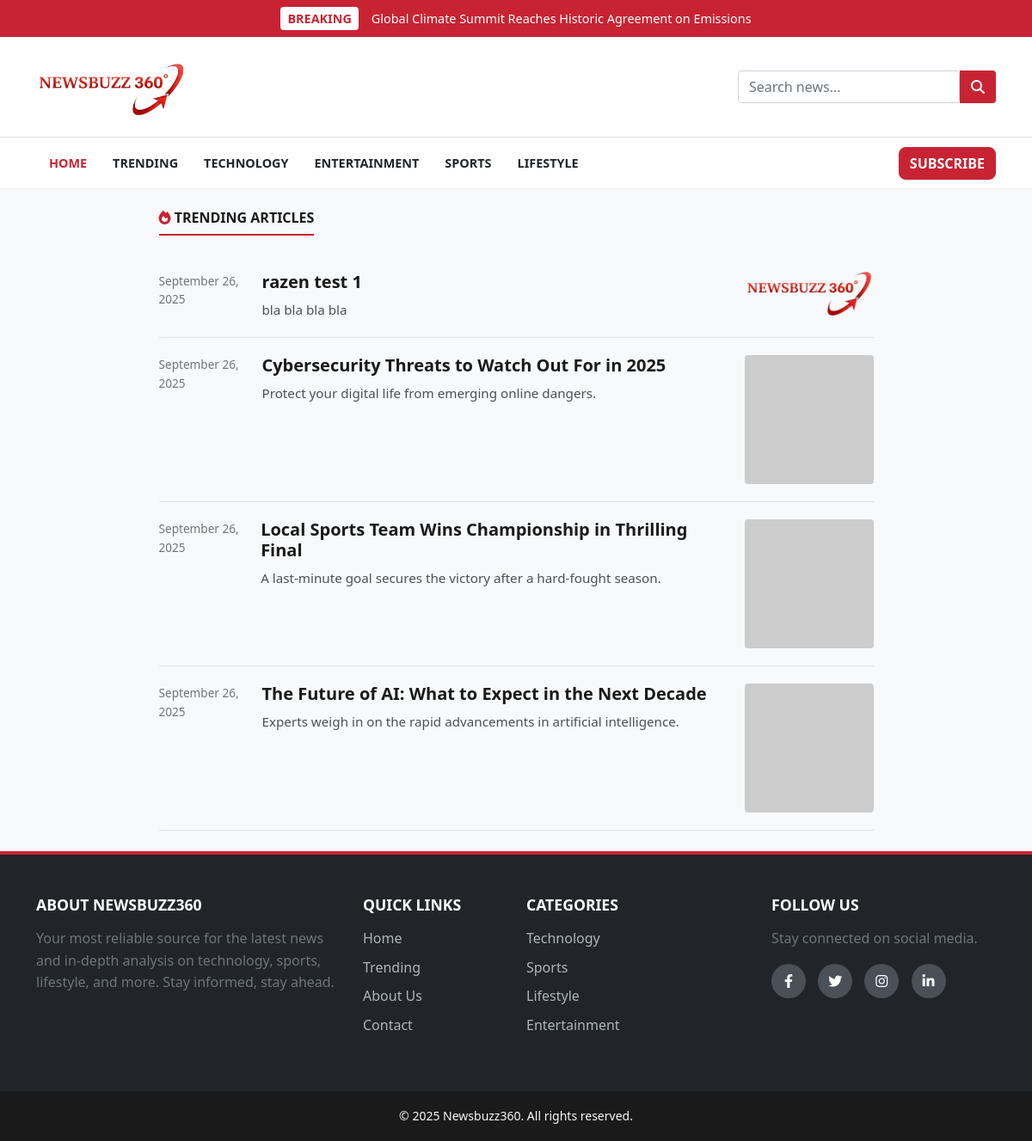
/trending, run on an earlier commit of the app's database.
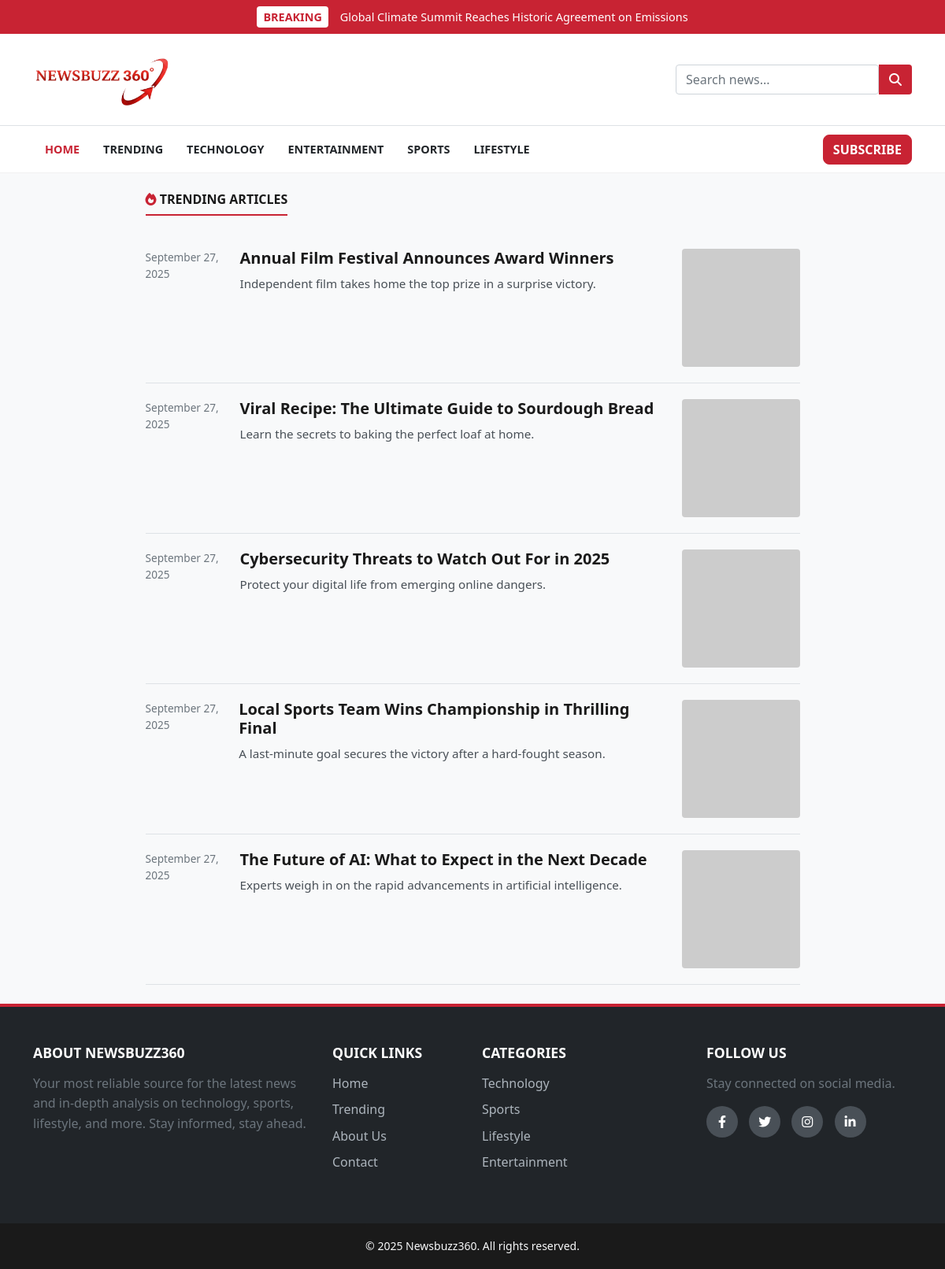
And on a later commit of the database.
### models.py (models this page shows, shortened)
class Post(db.Model):
    id = db.Column(db.Integer, primary_key=True)
    title = db.Column(db.String(100), nullable=False)
    subtitle = db.Column(db.String(150), nullable=True)
    content = db.Column(db.Text, nullable=False)
    category = db.Column(db.String(50), nullable=True)
    thumbnail = db.Column(db.String(100), nullable=True)
    featured = db.Column(db.Boolean, default=False)
    created_at = db.Column(db.DateTime, default=datetime.utcnow)

### app.py (the view)
@app.route("/trending")
def trending():
    trending_posts = Post.query.filter_by(featured=True).order_by(Post.id.desc()).all()
    return render_template("trending.html", posts=trending_posts)

### app.py (called while the page is built)
@app.template_filter('datetime')
def format_datetime(value, format='%B %d, %Y'):
    if hasattr(value, 'created_at') and value.created_at:
        return value.created_at.strftime(format)
    elif isinstance(value, datetime):
        return value.strftime(format)
    return "Recent"

@app.context_processor
def inject_categories():
    categories = db.session.query(
        Post.category,
        db.func.count(Post.id).label('count')
    ).filter(Post.category.isnot(None)).group_by(Post.category).all()
    current_year = datetime.now().year
    return dict(categories=categories, current_year=current_year)

### templates/trending.html
{% extends "base.html" %}
{% block content %}
<div class="row justify-content-center">
    <div class="col-lg-9">
        <section>
            <h2 class="section-title">
                <span><i class="fas fa-fire"></i> Trending Articles</span>
            </h2>
            {% if posts %}
                {% for post in posts %}
                <div class="news-list-item">
                    <div class="timestamp">{{ post.created_at|datetime }}</div>
                    <div class="content">
                        <h4 class="title"><a href="{{ url_for('article', id=post.id) }}">{{ post.title }}</a></h4>
                        <p class="summary">{{ post.subtitle or post.content|truncate(120) }}</p>
                    </div>
                    <div class="thumbnail">
                        <a href="{{ url_for('article', id=post.id) }}">
                             <img src="{{ url_for('static', filename='uploads/' + post.thumbnail) if post.thumbnail else 'https://via.placeholder.com/150' }}" alt="{{ post.title }}">
                        </a>
                    </div>
                </div>
                {% endfor %}
            {% else %}
                <div class="text-center py-5">
                    <h3 class="text-muted">No trending articles at the moment.</h3>
                    <p class="text-muted">Featured posts will appear here.</p>
                </div>
            {% endif %}
        </section>
    </div>
</div>
{% endblock %}

### templates/base.html (shortened to what this page needs)
<!DOCTYPE html>
<html lang="en">
<head>
    <link href="https://cdn.jsdelivr.net/npm/bootstrap@5.1.3/dist/css/bootstrap.min.css" rel="stylesheet">
    <link rel="stylesheet" href="https://cdnjs.cloudflare.com/ajax/libs/font-awesome/6.2.0/css/all.min.css">
    <link rel="stylesheet" href="{{ url_for('static', filename='style.css') }}">
</head>
<body>
    <header>
        <div id="top-breaking-bar">
            <div class="container d-flex align-items-center justify-content-center">
                <span class="breaking-tag">BREAKING</span>
                <span class="breaking-text">Global Climate Summit Reaches Historic Agreement on Emissions</span>
            </div>
        </div>
        <div id="header-main">
            <div class="container">
                <div class="header-main-wrapper">
                    <a class="navbar-brand logo" href="{{ url_for('home') }}">
                        <img src="{{ url_for('static', filename='images/logo.png') }}" alt="Newsbuzz360 Logo">
                    </a>
                    <form class="search-form ms-auto" action="{{ url_for('search') }}" method="GET">
                        <input type="text" class="form-control" name="query" placeholder="Search news..." required>
                        <button type="submit" class="btn"><i class="fas fa-search"></i></button>
                    </form>
                </div>
            </div>
        </div>
        <nav class="navbar navbar-expand-lg navbar-light" id="main-nav">
            <div class="container">
                <div class="collapse navbar-collapse" id="navbarNav">
                    <ul class="navbar-nav">
                        <li class="nav-item"><a class="nav-link active" href="{{ url_for('home') }}">Home</a></li>
                        <li class="nav-item"><a class="nav-link" href="#">Trending</a></li>
                        <li class="nav-item"><a class="nav-link"
                                href="{{ url_for('category', category_name='technology') }}">Technology</a></li>
                        <li class="nav-item"><a class="nav-link"
                                href="{{ url_for('category', category_name='entertainment') }}">Entertainment</a></li>
                        <li class="nav-item"><a class="nav-link"
                                href="{{ url_for('category', category_name='sports') }}">Sports</a></li>
                        <li class="nav-item"><a class="nav-link"
                                href="{{ url_for('category', category_name='lifestyle') }}">Lifestyle</a></li>
                    </ul>
                    <ul class="navbar-nav ms-auto">
                        <li class="nav-item">
                            <a href="#" class="btn btn-danger subscribe-btn">Subscribe</a>
                        </li>
                    </ul>
                </div>
            </div>
        </nav>
    </header>
    <main class="my-4">
        <div class="container">
            {% block content %}{% endblock %}
        </div>
    </main>
    <footer class="main-footer bg-dark text-light">
        <div class="container pt-5 pb-4">
            <div class="row">
                <div class="col-md-4 mb-4">
                    <h5 class="footer-heading">About Newsbuzz360</h5>
                    <p class="text-muted">
                        Your most reliable source for the latest news and in-depth analysis on technology, sports,
                        lifestyle, and more. Stay informed, stay ahead.
                    </p>
                </div>
                <div class="col-md-2 mb-4">
                    <h5 class="footer-heading">Quick Links</h5>
                    <ul class="list-unstyled footer-links">
                        <li><a href="{{ url_for('home') }}">Home</a></li>
                        <li><a href="{{ url_for('trending') }}">Trending</a></li>
                        <li><a href="#">About Us</a></li>
                        <li><a href="#">Contact</a></li>
                    </ul>
                </div>
                <div class="col-md-3 mb-4">
                    <h5 class="footer-heading">Categories</h5>
                    <ul class="list-unstyled footer-links">
                        <li><a href="{{ url_for('category', category_name='technology') }}">Technology</a></li>
                        <li><a href="{{ url_for('category', category_name='sports') }}">Sports</a></li>
                        <li><a href="{{ url_for('category', category_name='lifestyle') }}">Lifestyle</a></li>
                        <li><a href="{{ url_for('category', category_name='entertainment') }}">Entertainment</a></li>
                    </ul>
                </div>
                <div class="col-md-3 mb-4">
                    <h5 class="footer-heading">Follow Us</h5>
                    <p class="text-muted">Stay connected on social media.</p>
                    <div class="social-icons">
                        <a href="#"><i class="fab fa-facebook-f"></i></a>
                        <a href="#"><i class="fab fa-twitter"></i></a>
                        <a href="#"><i class="fab fa-instagram"></i></a>
                        <a href="#"><i class="fab fa-linkedin-in"></i></a>
                    </div>
                </div>
            </div>
        </div>
        <div class="footer-bottom text-center py-3">
            <small>&copy; {{ current_year }} Newsbuzz360. All rights reserved.</small>
        </div>
    </footer>
</body>
</html>

### static/style.css (style rules this page uses)
:root { --primary-red: #c82333; --primary-dark-red: #a81e2a; --background-color: #f8f9fa; --surface-color: #ffffff; --text-color: #212529; --heading-color: #1a1a1a; --border-color: #dee2e6; --light-gray: #f1f1f1; --font-primary: 'Segoe UI', Tahoma, Geneva, Verdana, sans-serif; --font-logo: 'Playfair Display', serif; --border-radius-sm: 0.25rem; --border-radius-md: 0.5rem; --box-shadow: 0 4px 12px rgba(0, 0, 0, 0.08); }
body { font-family: var(--font-primary); background-color: var(--background-color); color: var(--text-color); line-height: 1.6; }
h1, h2, h3, h4, h5, h6 { color: var(--heading-color); font-weight: 700; }
a { color: var(--primary-red); text-decoration: none; transition: all 0.2s ease-in-out; }
.logo img { height: 60px; width: auto; }
#top-breaking-bar { background-color: var(--primary-red); color: white; padding: 8px 0; font-size: 0.9rem; font-weight: 500; transition: all 0.3s ease-in-out; }
.breaking-tag { background-color: white; color: var(--primary-red); padding: 2px 8px; border-radius: 4px; font-weight: bold; margin-right: 15px; }
#header-main { background-color: var(--surface-color); padding: 20px 0; border-bottom: 1px solid var(--border-color); }
.header-main-wrapper { display: flex; align-items: center; justify-content: space-between; }
.logo { font-family: var(--font-logo); font-size: 2.5rem; font-weight: 700; color: var(--heading-color); }
.search-form { display: flex; width: 300px; }
.search-form .btn { background-color: var(--primary-red); color: white; border-top-left-radius: 0; border-bottom-left-radius: 0; }
#main-nav { background-color: var(--surface-color); border-bottom: 1px solid var(--light-gray); transition: all 0.3s ease; }
#main-nav .nav-link { font-weight: bold; color: var(--text-color); padding: 10px 15px; text-transform: uppercase; font-size: 0.9rem; }
#main-nav .nav-link:hover, #main-nav .nav-link.active { color: var(--primary-red); }
.subscribe-btn { font-weight: bold; text-transform: uppercase; background-color: var(--primary-red); border-color: var(--primary-red); border-radius: var(--border-radius-md); }
.section-title { font-family: var(--font-headings); font-size: 1rem; font-weight: 700; margin-bottom: 1.5rem; position: relative; text-transform: uppercase; padding-bottom: 0.5rem; }
.section-title span { border-bottom: 2px solid var(--primary-red); padding-bottom: 0.5rem; }
.section-title i { color: var(--primary-red); }
.news-list-item { display: flex; align-items: flex-start; gap: 20px; padding: 20px 0; border-bottom: 1px solid var(--border-color); }
.news-list-item .timestamp { flex-basis: 100px; font-size: 0.85rem; color: #6c757d; }
.news-list-item .content { flex-grow: 1; }
.news-list-item .title { font-family: var(--font-headings); font-size: 1.25rem; margin-bottom: 0.5rem; }
.news-list-item .title a { color: var(--heading-color); }
.news-list-item .summary { font-size: 0.95rem; color: #495057; margin: 0; }
.news-list-item .thumbnail { flex-basis: 150px; flex-shrink: 0; }
.news-list-item .thumbnail img { width: 100%; height: auto; border-radius: var(--border-radius-sm); }
.main-footer { border-top: 4px solid var(--primary-red); }
.footer-heading { font-family: var(--font-headings); font-size: 1.1rem; text-transform: uppercase; margin-bottom: 1rem; color: #ffffff; }
.footer-links li { margin-bottom: 0.5rem; }
.footer-links a { color: #adb5bd; text-decoration: none; transition: all 0.2s ease; }
.social-icons a { display: inline-flex; align-items: center; justify-content: center; width: 40px; height: 40px; border-radius: 50%; background-color: #495057; color: #ffffff; margin-right: 10px; transition: all 0.3s ease; }
.footer-bottom { background-color: #1a1a1a; }

What changed in the data, as far as the page shows it:
removed Post: created_at "September 26, 2025", title "razen test 1", subtitle "bla bla bla bla", thumbnail (picture)
added Post: created_at "September 27, 2025", title "Annual Film Festival Announces Award Winners", subtitle "Independent film takes home the top prize in a surprise victory."
added Post: created_at "September 27, 2025", title "Viral Recipe: The Ultimate Guide to Sourdough Bread", subtitle "Learn the secrets to baking the perfect loaf at home."
changed Post "Cybersecurity Threats to Watch Out For in 2025": created_at "September 26, 2025" → "September 27, 2025"
changed Post "Local Sports Team Wins Championship in Thrilling Final": created_at "September 26, 2025" → "September 27, 2025"
changed Post "The Future of AI: What to Expect in the Next Decade": created_at "September 26, 2025" → "September 27, 2025"
